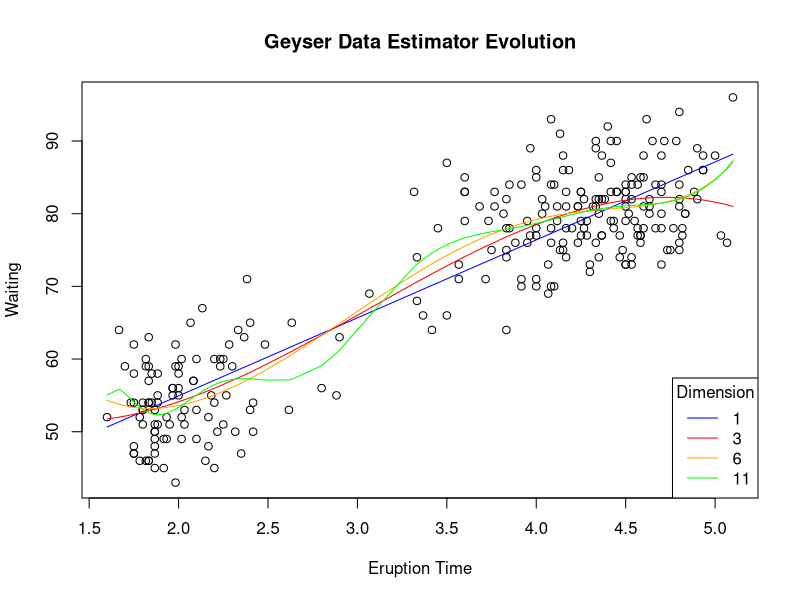

Reproduce this figure in R. (Note: this script raises an error after producing the figure.)
Y_i <- faithful$waiting
X_i <- faithful$eruptions
N  <- seq(32,272, by=10)


# initialize df for plotting
D <- seq(1,11)
error_plot <- data.frame(n = integer(), pse = numeric(), d = character())

# compute CV for dimension-D model on N datapoints
plot(X_i[1:max(N)],Y_i[1:max(N)],xlab = "Eruption Time",ylab = "Waiting",main = "Geyser Data Estimator Evolution")
legend("bottomright", title = "Dimension",col =c("blue","red","orange","green") ,lty = 1, legend= c("1","3","6","11"))
for (d in D) {
  d_plot <- data.frame(n = N, pse = rep(0, length(N)), d = paste0("d", d))
  for (n in N) {
    m_hat <- lm(Y_i[1:n] ~ poly(X_i[1:n], d))
    pse = sum((residuals(m_hat) / (1 - hatvalues(m_hat)))^2) / n
    d_plot[d_plot$n == n, "pse"] <- pse
    
  }
  error_plot <- rbind(error_plot, d_plot)
  col <- c("blue","blue",'red','red','orange','orange','orange','green','green','green','green','green')
  m_hat_predict <- approxfun(X_i[1:n],m_hat$fitted.values)
  if(d == 1 || d== 3 || d ==6 || d == 11) {
    lines(seq( min(X_i),max(X_i),length.out=1000) , m_hat_predict( seq( min(X_i),max(X_i),length.out=1000)),col = col[d] )
  }
}

# plot
ggplot(data = error_plot[error_plot$d %in% c("d1","d3","d4","d5","d8","d11"),], aes(x = n, y = pse, group = d)) + 
  geom_line(aes(colour = d)) +
  coord_cartesian(ylim = c(25, 50)) +
  labs(title = "Geyser PSE by n (Polynomial)", x = "n", y = "PSE", color = "Dimension")

# Now compute estimator for small number of data points

N  <- seq(20,40, by=20)
D <- seq(1,11)
error_plot <- data.frame(n = integer(), pse = numeric(), d = character())

# compute CV for dimension-D model on N datapoints
plot(X_i[1:max(N)],Y_i[1:max(N)],xlab = "Eruption Time",ylab = "Waiting",main = "Geyser Data Estimator Evolution")
legend("bottomright", title = "Dimension", col =c("blue","red","orange","green") ,lty = 1, legend= c("1","3","6","11"))
for (d in D) {
  d_plot <- data.frame(n = N, pse = rep(0, length(N)), d = paste0("d", d))
  for (n in N) {
    m_hat <- lm(Y_i[1:n] ~ poly(X_i[1:n], d))
    pse = sum((residuals(m_hat) / (1 - hatvalues(m_hat)))^2) / n
    d_plot[d_plot$n == n, "pse"] <- pse
    
  }
  error_plot <- rbind(error_plot, d_plot)
  col <- c("blue","blue",'red','red','orange','orange','orange','green','green','green','green','green')
  m_hat_predict <- approxfun(X_i[1:n],m_hat$fitted.values)
  if(d == 1 || d== 3 || d ==6 || d == 11) {
    lines(seq( min(X_i),max(X_i),length.out=1000) , m_hat_predict( seq( min(X_i),max(X_i),length.out=1000)),col = col[d] )
  }
}